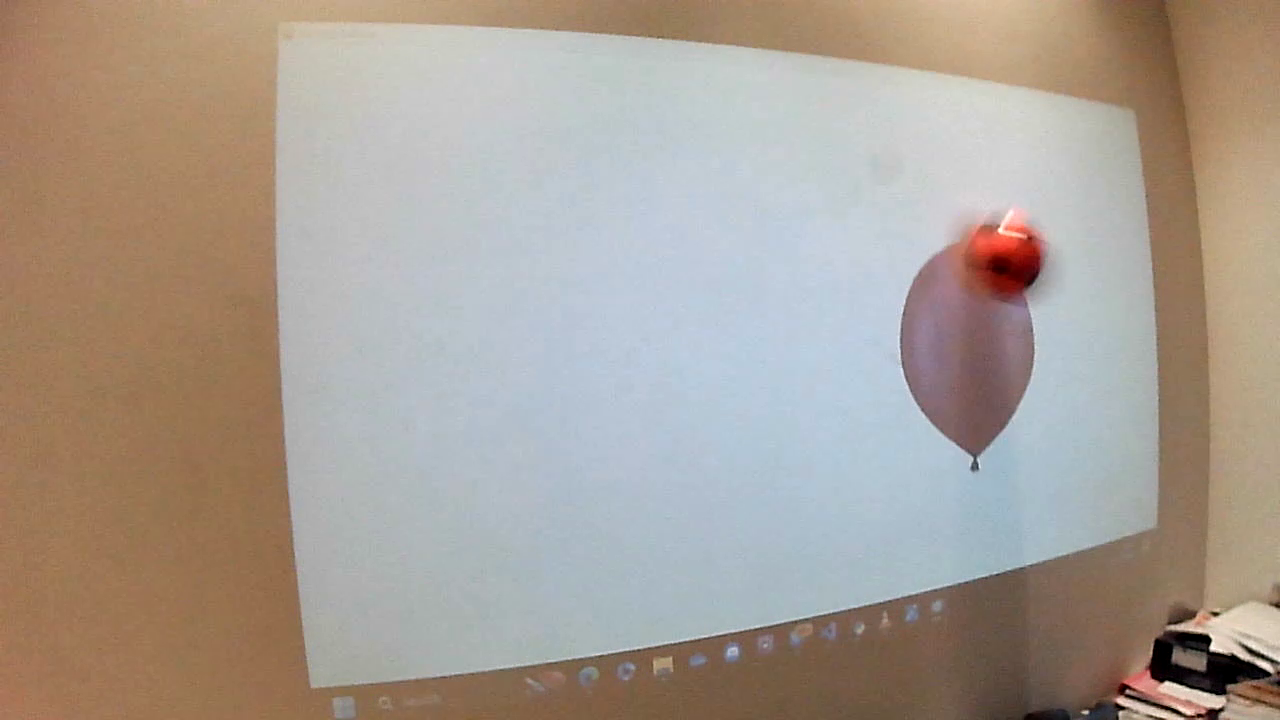
#> input picture Code/test3.png, 1280 x 720 px
$ python manuial.py
#> lines starting #> are read from the running program, lines starting #| are printed output that depends on the picture; after the words box and inside, x2 and y2 are one past the last pixel; in counts of white or black regions, pixels touching at a corner belong together
### Code/calbi.py
import cv2
import numpy as np
import pickle

# Initialize global variables
points = []
capturing_points = True

# [14 lines left out: function click_event, not called in this run]

def getBoard(frame, points):
    # Define the desired output board dimensions
    width, height = int(1366), int(768)

    # Define the destination points for perspective transformation
    pts2 = np.float32([[0, 0], [width, 0], [0, height], [width, height]])

    # Convert cornerPoints to the correct data type
    pts1 = np.float32(points)

    # Compute the perspective transformation matrix
    matrix = cv2.getPerspectiveTransform(pts1, pts2)

    # Apply the perspective transformation to the input image
    warped_frame = cv2.warpPerspective(frame, matrix, (width, height))

    return warped_frame

# [26 lines left out: function main, not called in this run]

# [2 lines that do not run on import are left out]

### Code/FindBalloon.py
import cv2
import numpy as np

def findBalloons(img):
    img = cropImage(img,0.1)
    img = preprocess(img)
    cv2.imshow(" ",img)
    img , bbox = findContours(img)
    return img , bbox

def cropImage(img,cropVal):
    h,w,c = img.shape
    img = img[int(cropVal*h):h,0:w]
    return img

def preprocess(img):
    img = cv2.resize(img,(0,0),None,0.5,0.5)
    img = cv2.cvtColor(img, cv2.COLOR_BGR2GRAY)
    img = cv2.GaussianBlur(img, (3, 3), 2, 0)

    img = cv2.Canny(img, 50, 150)
    kernel = np.ones((5, 5), np.uint8)
    img = cv2.dilate(img, kernel)
    return img

def findContours(img):
    bboxs = []
    h,w = img.shape
    imgContours = np.zeros((h,w,3), np.uint8)
    contours, hierarchy =  cv2.findContours(img,cv2.RETR_EXTERNAL, cv2.CHAIN_APPROX_SIMPLE)
    cv2.drawContours(img,contours,-1,(255,0,255),3)
    for i, cnt in enumerate(contours):
        area = cv2.contourArea(cnt)

        if area > 10000 and area < 250000:
            cv2.drawContours(imgContours, contours, i, (255, 0, 255), 2)
            x, y, w, h = cv2.boundingRect(cnt)
            cv2.rectangle(imgContours, (x, y), (x + w, y + h), (0, 255, 0), 1)
            bboxs.append((x, y, w, h))

    return imgContours,bboxs

### Code/detectHit.py
import cv2
import numpy as np
from FindBalloon import *

def detectHit(img, bboxs):
    img = cropImage(img,0.1)
    img = cv2.resize(img,(0,0),None,0.5,0.5)

    imgBallonList = splitBallons(img, bboxs)
    imgBallonListBalls, directHit = findBallInBallon( imgBallonList)
    showBallon(directHit)
    return directHit

def splitBallons(img, bboxs):
    imgBallonList = []
    for b in bboxs:

        x1, y1, width, height = b[0], b[1], b[2], b[3]
        # Calculate the bottom-right corner coordinates
        x2 = x1 + width
        y2 = y1 + height
        imgBallonList.append(img[y1:y2 , x1:x2])

    return imgBallonList

def showBallon(imgBallonList):
    for x, im in enumerate(imgBallonList):
        cv2.imshow(str(x),im)


def findBallInBallon(imgBallonList):
    imgBallonListBalls = []
    directHit =[]
    for img in imgBallonList:
        img = cv2.cvtColor(img, cv2.COLOR_BGR2GRAY)
        img = cv2.GaussianBlur(img, (3, 3), 2, 0)

        maxRaduis =50
        circles = cv2.HoughCircles(img, cv2.HOUGH_GRADIENT, 1, 1000, param1=25,param2=30, minRadius=20, maxRadius=maxRaduis)
        if type(circles).__name__ != 'NoneType':
            circles = np.uint16(np.around(circles))
            directHit.append(img)
            for c in circles[0,:]:
                cv2.circle(img, (c[0], c[1]), c[2], (255, 0, 255), 2)
            return imgBallonListBalls, directHit
        imgBallonListBalls.append(img)
    return imgBallonListBalls, directHit

### Code/manuial.py

import cv2
import numpy as np
from FindBalloon import *
from detectHit import *
from calbi import *
# Read the original image
img = cv2.imread('test3.png')
#> img is the input picture: shape (720, 1280, 3); mean B, G, R 147.9, 157.9, 168.8
# Display original image
points = pickle.load(open('calibration.pkl','rb'))
#> (reads Code/calibration.pkl from the repository)
img = getBoard(img,points)
#> in getBoard, `warped_frame = cv2.warpPerspective(frame, matrix, (width, height))`:
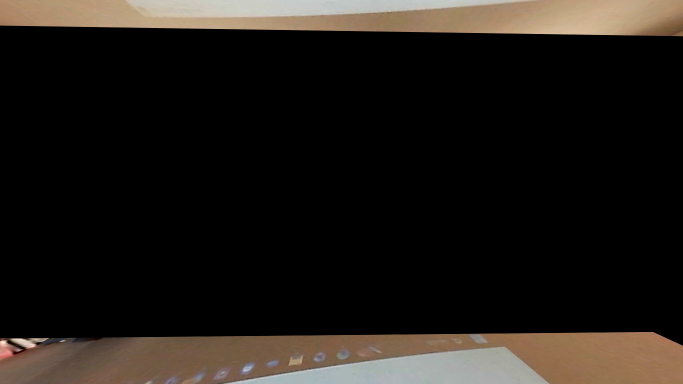
#> warped_frame: shape (768, 1366, 3) (shown at 1/2 size); mean B, G, R 23, 27.4, 32
imgBallons, bboxs = findBalloons(img)
#> in cropImage, `img = img[int(cropVal*h):h,0:w]`:
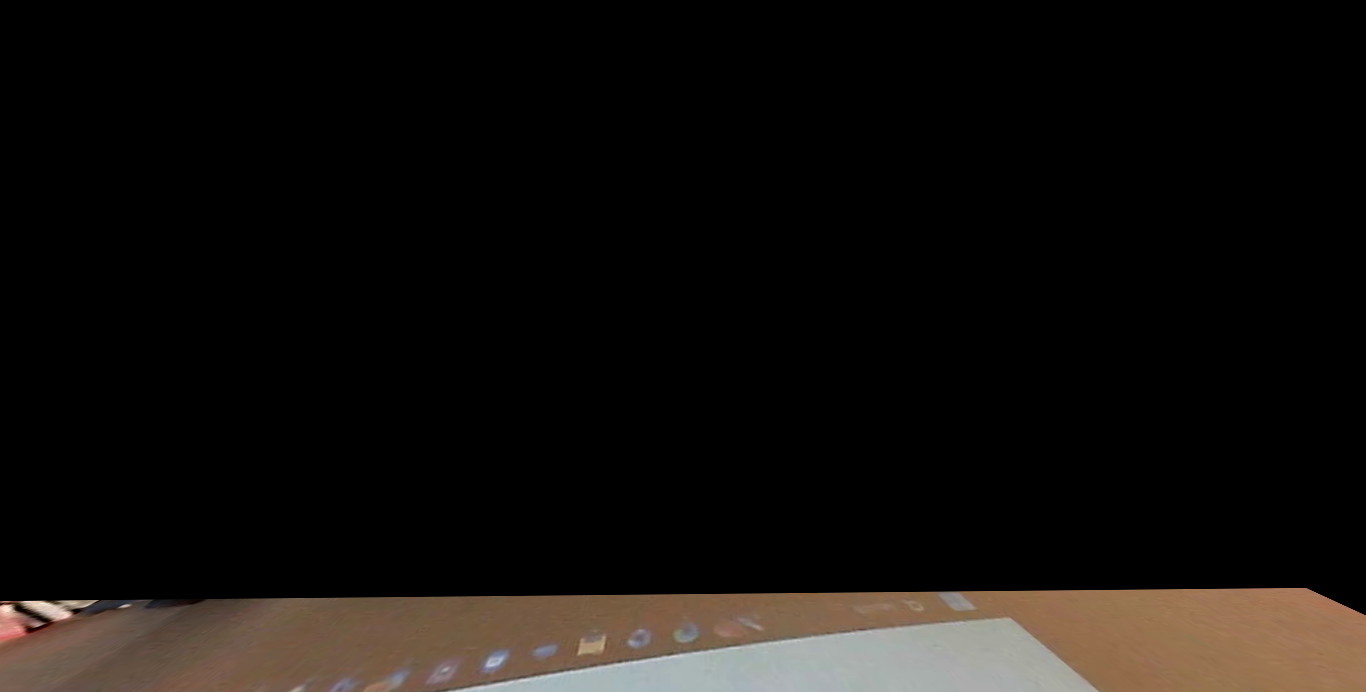
#> img: shape (692, 1366, 3); mean of channels 0, 1, 2 13.6, 16.1, 19.2; drawn as B, G, R
#> in preprocess, `img = cv2.cvtColor(img, cv2.COLOR_BGR2GRAY)`:
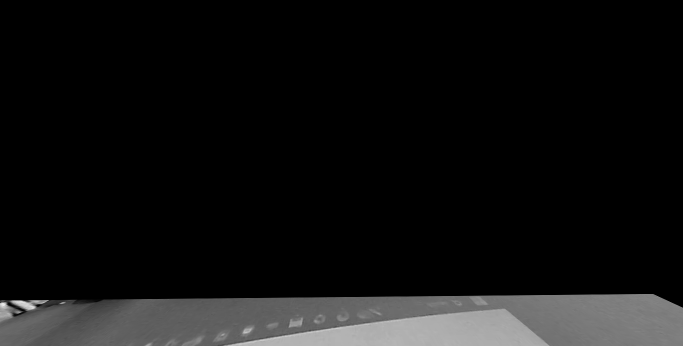
#> img: shape (346, 683); min 0, max 233, mean 16.8
#> in preprocess, `img = cv2.Canny(img, 50, 150)`:
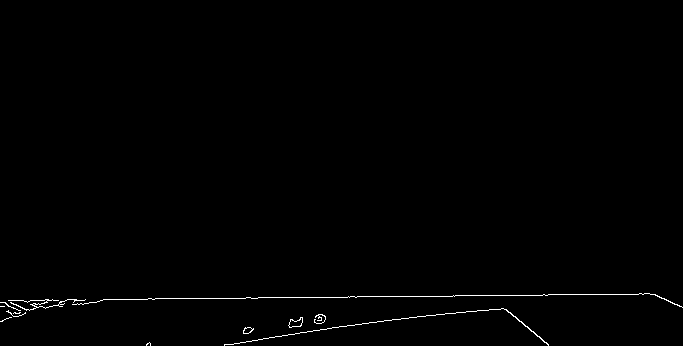
#> img: shape (346, 683); 0.58% white in thin lines or dots, all inside (x1, y1, x2, y2) = (0, 293, 683, 346)
#> in preprocess, `img = cv2.dilate(img, kernel)`:
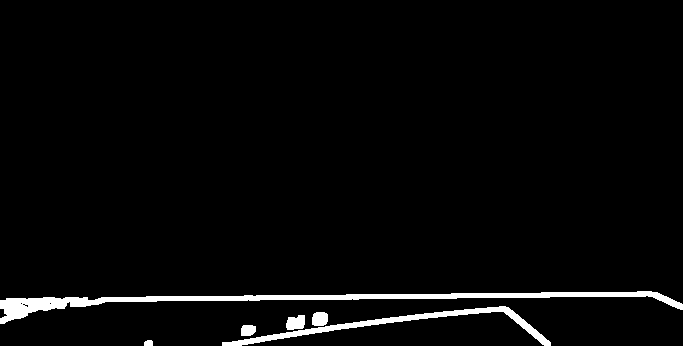
#> img: shape (346, 683); 2.9% white; 6 white regions
#> in findContours, `contours, hierarchy =  cv2.findContours(img,cv2.RETR_EXTERNAL, cv2.CHA..`: contours = 6 contours; box (x1, y1, x2, y2) and area: (0, 291, 683, 324) 3650, (222, 306, 551, 346) 1615, (286, 315, 305, 330) 202, (312, 312, 328, 326) 176, (241, 325, 256, 336) 126, (144, 340, 153, 346) 36
#> in findContours, `cv2.drawContours(img,contours,-1,(255,0,255),3)`:
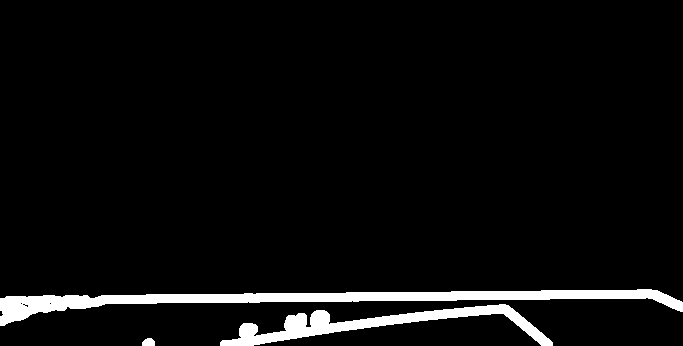
#> img: shape (346, 683); 4.8% white; 3 white regions, box (x1, y1, x2, y2) and area: (0, 289, 683, 326) 7126, (220, 304, 553, 346) 4036, (142, 338, 155, 346) 87
#> the loop in findContours, `for i, cnt in enumerate(contours):` made 6 passes
#> area on passes 1 to 6: 36.5, 125.5, 202.5, 176.5, 1615, 3650
#> after the loop in findContours, `for i, cnt in enumerate(contours):`: imgContours: shape (346, 683, 3); every value is 0
#> after the loop in findContours, `for i, cnt in enumerate(contours):`: bboxs = []
#> bboxs = []
img = detectHit(img ,bboxs)
#> img = []
# Convert to graycsale


# Display Sobel Edge Detection Images
cv2.imshow('Sobel X', imgBallons)
cv2.waitKey(0)


cv2.destroyAllWindows()
